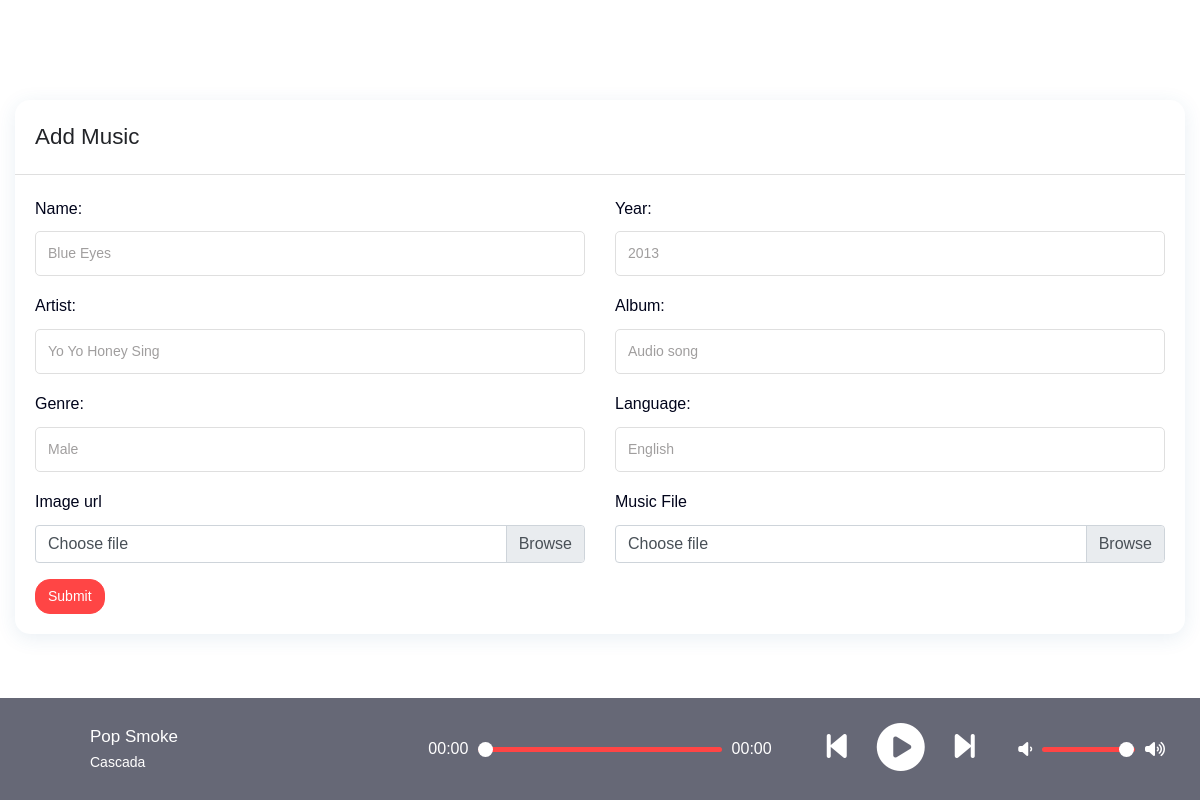
/admin-sound/music-update.php?m-id=5, run on the app's committed database.
### tables this page shows
CREATE TABLE `music` (
  `m_id` int(11) NOT NULL,
  `m_name` varchar(255) NOT NULL,
  `m_artist` varchar(255) NOT NULL,
  `m_year` varchar(255) NOT NULL,
  `m_album` varchar(255) NOT NULL,
  `m_genre` varchar(255) NOT NULL,
  `m_language` varchar(255) NOT NULL,
  `m_img` varchar(255) NOT NULL,
  `m_file` text NOT NULL
);

### admin-sound/music-update.php (the view, shortened to what this page needs)
<?php
include("includes/header.php");
include("config.php");
?>
<div class="wrapper">
   <?php
   if (isset($_GET ['m-id'])){
      $music_id = $_GET ['m-id'] ;
      $fetch_record = "SELECT * from `music` where `m_id` = '$music_id'" ;
      $record_result = mysqli_query($connection, $fetch_record) ;
      if($record_result){
         if(mysqli_num_rows($record_result)> 0){
   ?>
   <div id="content-page" class="content-page">
      <div class="container-fluid">
         <div class="row">
            <div class="col-sm-12">
               <div class="iq-card">
                  <div class="iq-card-header d-flex justify-content-between">
                     <div class="iq-header-title">
                        <h4 class="card-title">Add Music</h4>
                     </div>
                  </div>
                  <div class="iq-card-body">
                     <form action="music-updatedata.php" method="POST" enctype="multipart/form-data">
                        <div class="row">
                          <?php
                                 while($row = mysqli_fetch_assoc($record_result)){
                          ?>
                           <div class="form-group col-md-6">
                              <label>Name:</label>
                              <input type="text" name="m-name" class="form-control" id="vid-name" value="<?php echo $row["m_name"] ?>" required>
                           </div>
                           <div class="form-group col-md-6">
                              <label>Year:</label>
                              <input type="text" name="m-year" class="form-control" id="vid-year" value="<?php echo $row["m_year"] ?>" required>
                           </div>
                           <div class="form-group col-md-6">
                              <label>Artist:</label>
                              <input type="text" name="m-artist" class="form-control" id="vid-artist" value="<?php echo $row["m_artist"] ?>" required>
                           </div>
                           <div class="form-group col-md-6">
                              <label>Album:</label>
                              <input type="text" name="m-album" class="form-control" id="vid-album" value="<?php echo $row["m_album"] ?>" required>
                           </div>
                           <div class="form-group col-md-6">
                              <label>Genre:</label>
                              <input type="text" name="m-genre" class="form-control" id="vid-genre" value="<?php echo $row["m_genre"] ?>" required>
                           </div>
                           <div class="form-group col-md-6">
                              <label>Language:</label>
                              <input type="text" name="m-language" class="form-control" id="vid-language" value="<?php echo $row["m_language"] ?>"  required>
                           </div>
                        </div>
                        <div class="row">
                           <div class="form-group col-md-6">
                              <label>Image url</label>
                              <div class="custom-file">
                                 <label class="custom-file-label" for="customFile">Choose file</label>
                              </div>
                           </div>
                           <div class="form-group col-md-6">
                              <label>Music File</label>
                              <div class="custom-file">
                                 <label class="custom-file-label" for="customFile">Choose file</label>
                              </div>
                           </div>
                        </div>
                        <input  type="Submit" class="btn btn-primary" name="musicupdate" >
                     </form>
                  </div>
               </div>
            </div>
         </div>
      </div>
   </div>
</div>
                        <?php
                                   }
                                 }
                              }
                           }
                        ?>
<?php
include("includes/footer.php");
?>

### admin-sound/css/typography.css (style rules this page uses)
body { font-family: 'Poppins', sans-serif;font-weight: 400; font-style: normal; font-size: 16px; line-height: 1.8; padding: 0; margin: 0; color: var(--iq-body-text); background: var(--iq-body-bg); }
a, .btn { -webkit-transition: all 0.5s ease-out 0s; -moz-transition: all 0.5s ease-out 0s; -ms-transition: all 0.5s ease-out 0s; -o-transition: all 0.5s ease-out 0s; transition: all 0.5s ease-out 0s; }
a, button, input, btn { outline: medium none !important; }
h1, h2, h3, h4, h5, h6 { font-family: 'Poppins', sans-serif; font-weight: 500; margin: 0px; line-height: 1.5; color: var(--iq-title-text); }
label { font-weight: normal; }
h4 { font-size: 1.400em; }
label { color: var(--iq-dark); }
.form-control { height: 45px; line-height: 45px; background: transparent; border: 1px solid var(--iq-border-light); font-size: 14px; color: var(--iq-secondary); border-radius: 5px; }
.iq-card { background: var(--iq-light-card); -webkit-border-radius: 15px; -moz-border-radius: 15px; border-radius: 15px; margin-bottom: 30px; border: none; -webkit-box-shadow: 0px 4px 20px 0px rgba(44, 101, 144, 0.1); box-shadow: 0px 4px 20px 0px rgba(44, 101, 144, 0.1); }
.iq-card-body { padding: 20px; }
.iq-card .iq-card-header { padding:20px; -ms-flex-align: center !important; align-items: center !important;border-bottom: 1px solid var(--iq-border-light); }
.iq-card .iq-card-header .iq-header-title { display: inline-block; align-self: center !important; }
.iq-card .iq-card-header .iq-header-title .card-title { margin-bottom: 0; }
.btn { font-size: 14px; border-radius: 15px; }
.btn-primary { background: var(--iq-primary); border-color: var(--iq-primary); }

### admin-sound/css/responsive.css (style rules this page uses)
@media (max-width:1299px) { .content-page, body.sidebar-main .content-page { margin-left: 0; padding: 100px 0 100px; } }

### admin-sound/css/variable.css (style rules this page uses)
:root { --iq-title-text: #222428; --iq-body-text:#4a525f; --iq-body-header:#FBFCFF; --iq-body-bg: #ffffff; --iq-primary: #ff4545; --iq-secondary: #a09e9e; --iq-success: #1ee2ac; --iq-warning: #ffdd31; --iq-danger: #ff7750; --iq-info: #00d0ff; --iq-dark: #01041b; --iq-light: #ccced2; --iq-white: #ffffff; --iq-black: #4a525f; --iq-gray: #c2c2c2; --iq-close: #ff4e4e; --iq-search: #b4a4ff; --iq-light-primary: #fcd9d8; --iq-light-secondary: #f1f2f1; --iq-light-success: #e1fff7; --iq-light-danger: #ffe4dc; --iq-light-warning: #fefaee; --iq-light-info: #f4f0ff; --iq-light-dark: #f0efef; --iq-light-close: #ffdbdb; --iq-light-menu: #9f8bf6; --iq-light-search: #5b43c7; --iq-light-hover: #b8b9bc; --iq-primary-hover: #fa3a3a; --iq-secondary-hover: #5b5959; --iq-success-hover: #0ce1a6; --iq-danger-hover: #f9663c; --iq-warning-hover: #ffdb23; --iq-info-hover: #03b6de; --iq-dark-hover: #00020f; --iq-border-light: #DFDFDF; --iq-border-danger: #ff9273; --iq-light-card: #ffffff; --iq-primary-rgb: 100, 114, 248; --iq-border-radius:0px 15px; --iq-bg-gray:#f8f8fd; --iq-hover:#ea0f0f; --iq-color1: #4e37b2; --iq-color2: #02d871; --iq-color3: #309cf3; --iq-color4: #ff00ff; --iq-color5: #fb1f4c; --iq-color6: #00ced1; --iq-color7: #f35f3b; --iq-color8: #fde117; --iq-color9: #ff0000; --iq-color10: #88028c; --iq-color11: #00d5ab; --iq-color12: #ce9252; --iq-color13: #f9ae02; --iq-color14: #1e7fe4; --iq-color15: #006400; --iq-color16: #fa7c04; --iq-color17: #81bf02; --iq-color18: #99a7ca; --iq-color19: #3d2a26; --iq-color20: #a0746b; }

### data on the page
music: m-name "Blue Eyes", m-year "2013", m-artist "Yo Yo Honey Sing", m-album "Audio song", m-genre "Male", m-language "English"
